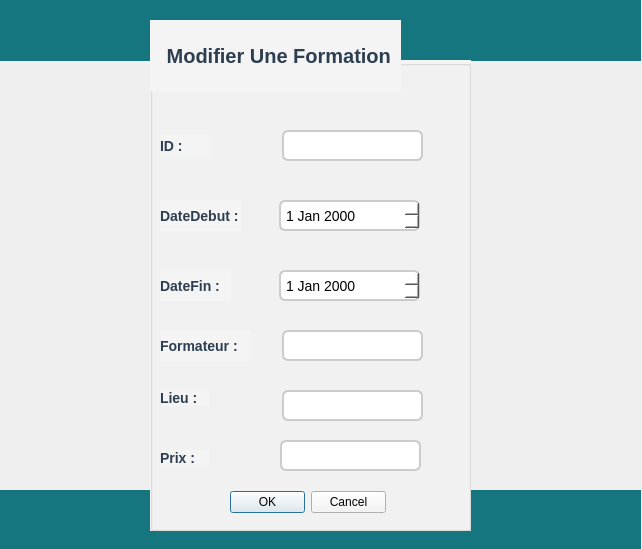
<?xml version="1.0" encoding="UTF-8"?>
<ui version="4.0">
 <class>modifier</class>
 <widget class="QDialog" name="modifier">
  <property name="geometry">
   <rect>
    <x>0</x>
    <y>0</y>
    <width>642</width>
    <height>549</height>
   </rect>
  </property>
  <property name="windowTitle">
   <string>Dialog</string>
  </property>
  <widget class="QLabel" name="label">
   <property name="geometry">
    <rect>
     <x>0</x>
     <y>0</y>
     <width>641</width>
     <height>61</height>
    </rect>
   </property>
   <property name="styleSheet">
    <string notr="true">background-color: rgb(21, 118, 127);
</string>
   </property>
   <property name="text">
    <string/>
   </property>
  </widget>
  <widget class="QLabel" name="label_2">
   <property name="geometry">
    <rect>
     <x>0</x>
     <y>490</y>
     <width>641</width>
     <height>61</height>
    </rect>
   </property>
   <property name="styleSheet">
    <string notr="true">background-color: rgb(21, 118, 127);
</string>
   </property>
   <property name="text">
    <string/>
   </property>
  </widget>
  <widget class="QGroupBox" name="groupBox">
   <property name="geometry">
    <rect>
     <x>150</x>
     <y>60</y>
     <width>321</width>
     <height>471</height>
    </rect>
   </property>
   <property name="styleSheet">
    <string notr="true">/* Style du formulaire */
QWidget {
    background-color: #f4f4f4; /* Fond gris clair moderne */
}

/* Style des champs de saisie (ID, Formateur, Lieu, etc.) */
QLineEdit {
    background-color: white;
    border: 2px solid #cccccc;
    border-radius: 6px;
    padding: 5px;
    font-size: 14px;
}

QLineEdit:focus {
    border: 2px solid #3498db; /* Bleu moderne au focus */
}

/* Style des DateEdit */
QDateEdit {
    background-color: white;
    border: 2px solid #cccccc;
    border-radius: 6px;
    padding: 3px;
    font-size: 14px;
}

QDateEdit::drop-down {
    border: none;
}

/* Style du QSlider (Prix) */
QSlider::groove:horizontal {
    background: #ddd;
    height: 6px;
    border-radius: 3px;
}

QSlider::handle:horizontal {
    background: #3498db;
    width: 14px;
    height: 14px;
    border-radius: 7px;
    margin: -4px 0;
}

/* Style des labels */
QLabel {
    font-size: 14px;
    font-weight: bold;
    color: #2c3e50; /* Gris foncé pour un effet pro */
}
</string>
   </property>
   <property name="title">
    <string/>
   </property>
   <widget class="QLabel" name="label_4">
    <property name="geometry">
     <rect>
      <x>10</x>
      <y>75</y>
      <width>51</width>
      <height>21</height>
     </rect>
    </property>
    <property name="text">
     <string>ID :</string>
    </property>
   </widget>
   <widget class="QLabel" name="label_5">
    <property name="geometry">
     <rect>
      <x>10</x>
      <y>140</y>
      <width>81</width>
      <height>31</height>
     </rect>
    </property>
    <property name="text">
     <string>DateDebut :</string>
    </property>
   </widget>
   <widget class="QLabel" name="label_6">
    <property name="geometry">
     <rect>
      <x>10</x>
      <y>390</y>
      <width>49</width>
      <height>16</height>
     </rect>
    </property>
    <property name="text">
     <string>Prix :</string>
    </property>
   </widget>
   <widget class="QLabel" name="label_7">
    <property name="geometry">
     <rect>
      <x>10</x>
      <y>330</y>
      <width>49</width>
      <height>16</height>
     </rect>
    </property>
    <property name="text">
     <string>Lieu :</string>
    </property>
   </widget>
   <widget class="QLabel" name="label_8">
    <property name="geometry">
     <rect>
      <x>10</x>
      <y>210</y>
      <width>71</width>
      <height>31</height>
     </rect>
    </property>
    <property name="text">
     <string>DateFin :</string>
    </property>
   </widget>
   <widget class="QLabel" name="label_9">
    <property name="geometry">
     <rect>
      <x>10</x>
      <y>270</y>
      <width>91</width>
      <height>31</height>
     </rect>
    </property>
    <property name="text">
     <string>Formateur :</string>
    </property>
   </widget>
   <widget class="QLineEdit" name="lineEdit_id">
    <property name="geometry">
     <rect>
      <x>132</x>
      <y>70</y>
      <width>141</width>
      <height>31</height>
     </rect>
    </property>
   </widget>
   <widget class="QLineEdit" name="lineEdit_formateur">
    <property name="geometry">
     <rect>
      <x>132</x>
      <y>270</y>
      <width>141</width>
      <height>31</height>
     </rect>
    </property>
   </widget>
   <widget class="QLineEdit" name="lineEdit_lieu">
    <property name="geometry">
     <rect>
      <x>132</x>
      <y>330</y>
      <width>141</width>
      <height>31</height>
     </rect>
    </property>
   </widget>
   <widget class="QDateEdit" name="lineEdit_dateFin">
    <property name="geometry">
     <rect>
      <x>129</x>
      <y>210</y>
      <width>141</width>
      <height>31</height>
     </rect>
    </property>
   </widget>
   <widget class="QDateEdit" name="lineEdit_dateDebut">
    <property name="geometry">
     <rect>
      <x>129</x>
      <y>140</y>
      <width>141</width>
      <height>31</height>
     </rect>
    </property>
   </widget>
   <widget class="QLineEdit" name="lineEdit_prix">
    <property name="geometry">
     <rect>
      <x>130</x>
      <y>380</y>
      <width>141</width>
      <height>31</height>
     </rect>
    </property>
   </widget>
   <widget class="QDialogButtonBox" name="buttonBox">
    <property name="geometry">
     <rect>
      <x>80</x>
      <y>430</y>
      <width>156</width>
      <height>24</height>
     </rect>
    </property>
    <property name="standardButtons">
     <set>QDialogButtonBox::StandardButton::Cancel|QDialogButtonBox::StandardButton::Ok</set>
    </property>
   </widget>
  </widget>
  <widget class="QLabel" name="label_20">
   <property name="geometry">
    <rect>
     <x>150</x>
     <y>20</y>
     <width>251</width>
     <height>71</height>
    </rect>
   </property>
   <property name="styleSheet">
    <string notr="true">/* Style du formulaire */
QWidget {
    background-color: #f4f4f4; /* Fond gris clair moderne */
}

/* Style des champs de saisie (ID, Formateur, Lieu, etc.) */
QLineEdit {
    background-color: white;
    border: 2px solid #cccccc;
    border-radius: 6px;
    padding: 5px;
    font-size: 14px;
}

QLineEdit:focus {
    border: 2px solid #3498db; /* Bleu moderne au focus */
}

/* Style des DateEdit */
QDateEdit {
    background-color: white;
    border: 2px solid #cccccc;
    border-radius: 6px;
    padding: 3px;
    font-size: 14px;
}

QDateEdit::drop-down {
    border: none;
}

/* Style du QSlider (Prix) */
QSlider::groove:horizontal {
    background: #ddd;
    height: 6px;
    border-radius: 3px;
}

QSlider::handle:horizontal {
    background: #3498db;
    width: 14px;
    height: 14px;
    border-radius: 7px;
    margin: -4px 0;
}

/* Style des labels */
QLabel {
    font-size: 20px;
    font-weight: bold;
    color: #2c3e50; /* Gris foncé pour un effet pro */
}
</string>
   </property>
   <property name="text">
    <string>   Modifier Une Formation</string>
   </property>
  </widget>
  <widget class="QLabel" name="label_21">
   <property name="geometry">
    <rect>
     <x>400</x>
     <y>20</y>
     <width>71</width>
     <height>71</height>
    </rect>
   </property>
   <property name="styleSheet">
    <string notr="true">image: url(:/res/2481936.png);</string>
   </property>
   <property name="text">
    <string/>
   </property>
  </widget>
  <widget class="QLabel" name="label_3">
   <property name="geometry">
    <rect>
     <x>560</x>
     <y>10</y>
     <width>71</width>
     <height>41</height>
    </rect>
   </property>
   <property name="styleSheet">
    <string notr="true">image: url(:/res/98.png);</string>
   </property>
   <property name="text">
    <string/>
   </property>
  </widget>
 </widget>
 <resources/>
 <connections/>
</ui>
